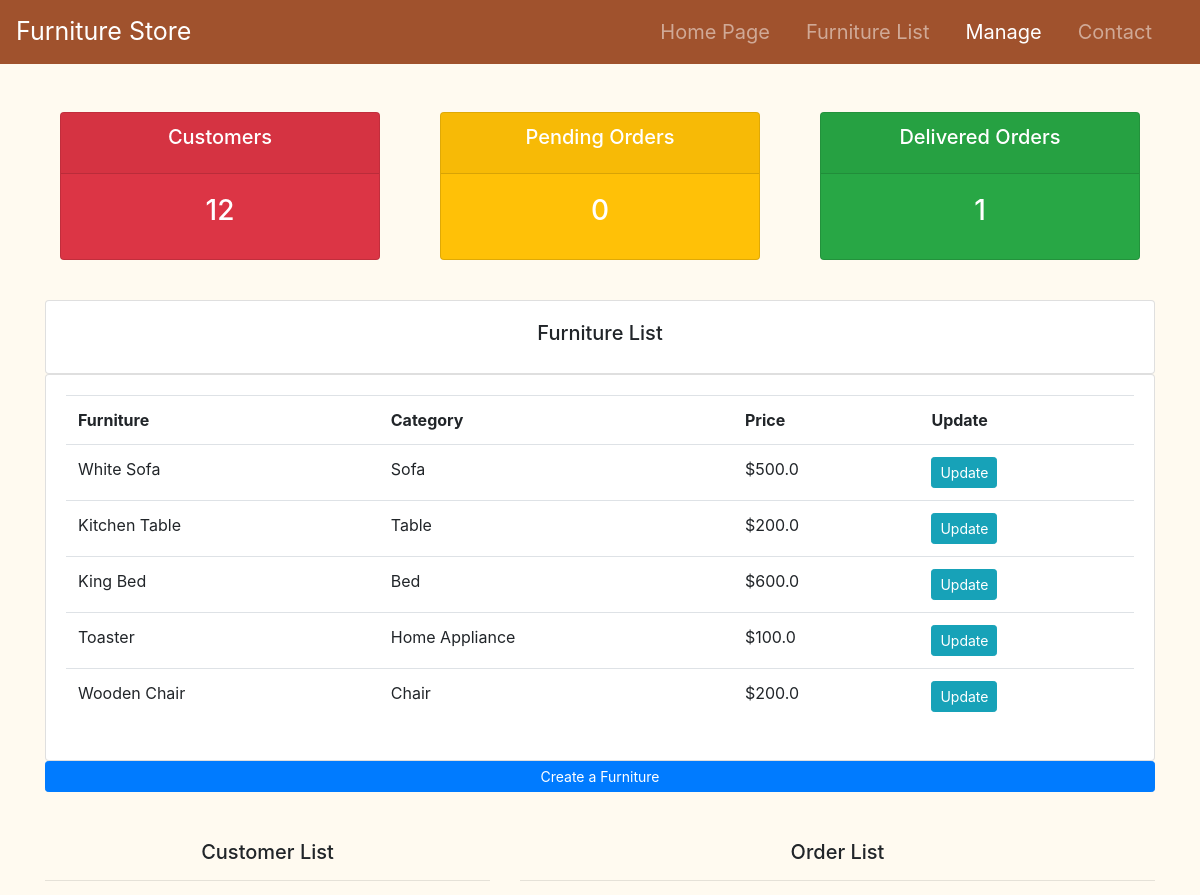
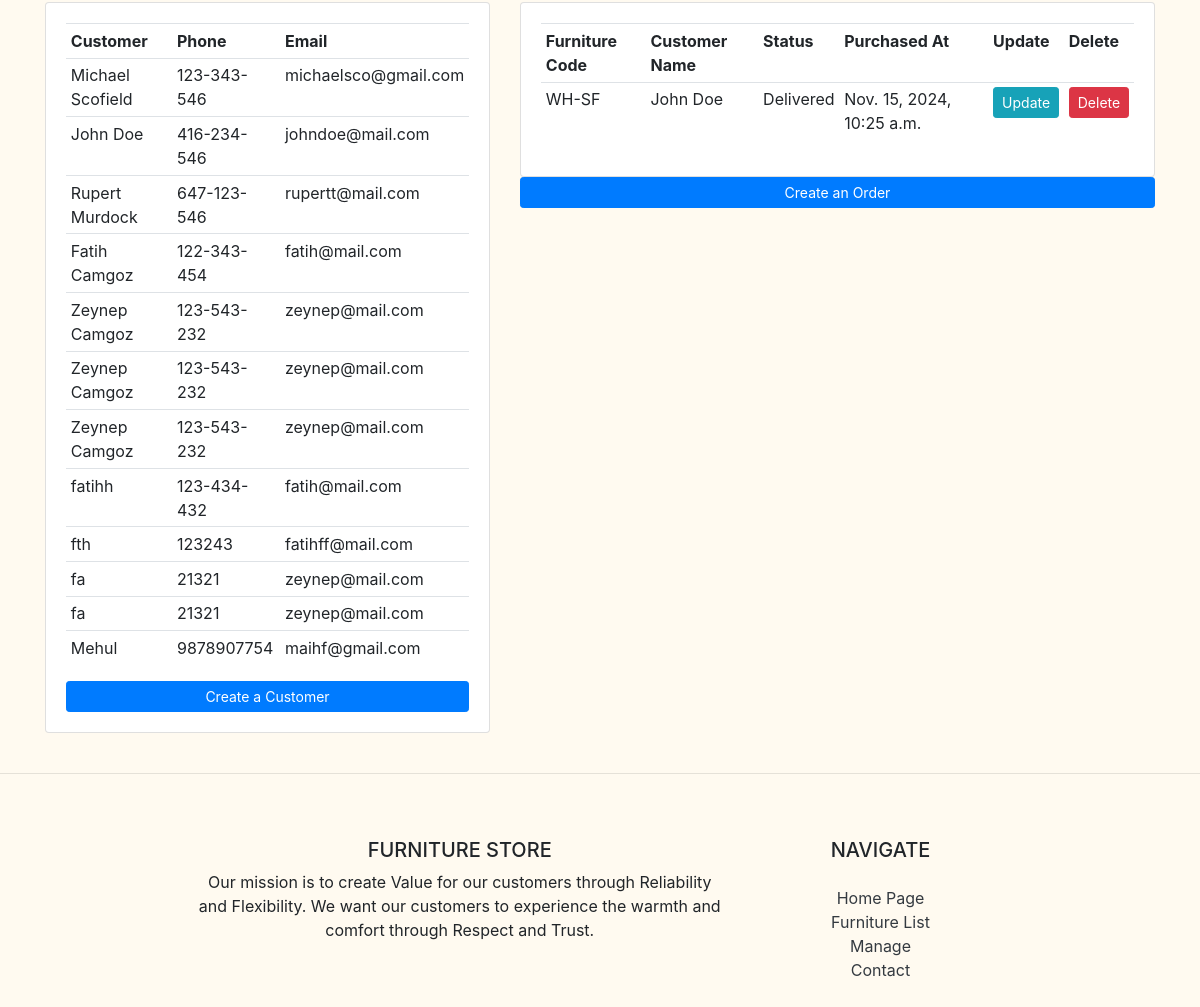
Screenshot of /manage/ with the database file from the repository (2 pictures, top to bottom).
### store/models.py (models this page shows, shortened)
class Furniture(models.Model):
    CATEGORIES = (
        ('Sofa', 'Sofa'),
        ('Chair', 'Chair'),
        ('Table', 'Table'),
        ('Bed', 'Bed'),
        ('Home Appliance', 'Home Appliance')
    )
    IMAGES = (
        ('white-sofa.jpg', 'white-sofa.jpg'),
        ('kitchen-table.jpg', 'kitchen-table.jpg'),
        ('king-bed.jpg', 'king-bed.jpg'),
        ('toaster.jpg', 'toaster.jpg'),
        ('wooden-chair.jpg', 'wooden-chair.jpg')
    )
    name = models.CharField(max_length=255, null=True)
    code = models.CharField(max_length=100, null=True)
    category = models.CharField(max_length=200, null=True, choices=CATEGORIES)
    description = models.CharField(max_length=255, null=True)
    price = models.FloatField(null=True)
    image = models.ImageField(upload_to='images/', null=True)

class Customer(models.Model):
    name = models.CharField(max_length=255, null=True)
    phone = models.CharField(max_length=20, null=True)
    email = models.CharField(max_length=255, null=True)

class Order(models.Model):
    STATUS = (
        ('Pending', 'Pending'),
        ('Delivered', 'Delivered')
    )
    customer = models.ForeignKey(Customer, null=True, on_delete=models.SET_NULL)
    furniture = models.ForeignKey(Furniture, null=True, on_delete=models.SET_NULL)
    soldBy = models.DateTimeField(auto_now_add=True, null=True)
    status = models.CharField(max_length=255, null=True, choices=STATUS)

### store/views.py (the view)
# urls.py: path('manage/', views.manage, name='manage'),
def manage(request):
    furniture = Furniture.objects.all()
    customers = Customer.objects.all()
    orders = Order.objects.all()
    delivered = orders.filter(status='Delivered').count()
    pending = orders.filter(status='Pending').count()
    context = {
        'furniture':furniture, 'customers':customers, 'orders': orders,
        'delivered':delivered, 'pending':pending
    }
    return render(request, 'store/manage.html', context)

### store/templates/store/manage.html
{% extends 'store/main.html' %}
{% block content %}
    <br>
<div class="container">
    {% include 'store/orders.html' %}
</div>
    <br>
    <div class="container">
        <div class="row">
            <div class="col-md">
                <div class="card card-body">
                    <h5 class="text-center">Furniture List</h5>
                </div>
                <div class="card card-body">
                    <table class="table">
                        <tr>
                            <th>Furniture</th>
                            <th>Category</th>
                            <th>Price</th>
                            <th>Update</th>
                        </tr>
                        {% for furni in furniture %}
                        <tr>
                            <td>{{ furni.name }}</td>
                            <td>{{ furni.category }}</td>
                            <td>${{ furni.price }}</td>
                            <td><a class="btn btn-sm btn-info" href="{% url 'update_furniture' furni.name %}">Update</a></td>
                        </tr>
                        {% endfor %}
                    </table>
                </div>
            </div>
        </div>
            <a class="btn btn-primary btn-sm btn-block" href="{% url 'create_furniture' %}">Create a Furniture</a>
        <br>
        <br>
        <div class="row">
            <div class="col-md-5">
                <h5 class="text-center">Customer List</h5>
                <hr>
                <div class="card card-body">
                    <table class="table table-sm">
                        <tr>
                            <th>Customer</th>
                            <th>Phone</th>
                            <th>Email</th>
                        </tr>
                        {% for customer in customers %}
                            <tr>
                                <td>{{ customer.name}}</td>
                                <td>{{ customer.phone }}</td>
                                <td>{{ customer.email }}</td>
                            </tr>
                        {% endfor %}
                    </table>
                    <a class="btn btn-primary btn-sm btn-block" href="{% url 'create_customer' %}">Create a Customer</a>
                </div>
            </div>
            <div class="col-md-7">
                <h5 class="text-center">Order List</h5>
                <hr>
                <div class="card card-body">
                    <table class="table table-sm">
                        <tr>
                            <th>Furniture Code</th>
                            <th>Customer Name</th>
                            <th>Status</th>
                            <th>Purchased At</th>
                            <th>Update</th>
                            <th>Delete</th>
                        </tr>
                        {% for order in orders %}
                            <tr>
                                <td>{{ order.furniture.code }}</td>
                                <td>{{ order.customer.name }}</td>
                                <td>{{ order.status }}</td>
                                <td>{{ order.soldBy }}</td>
                                <td><a class="btn btn-sm btn-info" href="{% url 'update_order' order.id %}">Update</a></td>
                                <td><a class="btn btn-sm btn-danger" href="{% url 'delete_order' order.id %}">Delete</a></td>
                            </tr>
                        {% endfor %}
                    </table>
                </div>
                <a class="btn btn-primary btn-sm btn-block" href="{% url 'create_order'%}">Create an Order</a>
            </div>
        </div>
    </div>
{% endblock %}

### store/templates/store/main.html (shortened to what this page needs)
{% load static %}
<!DOCTYPE html>
<html>
<head>
    <link rel="stylesheet" href="https://stackpath.bootstrapcdn.com/bootstrap/4.5.2/css/bootstrap.min.css">
    <link rel="stylesheet" href="https://cdnjs.cloudflare.com/ajax/libs/font-awesome/4.7.0/css/font-awesome.min.css">
    <link rel="stylesheet" type="text/css" href="{% static 'css/main.css' %}">
</head>
<body>
    {% include 'store/navbar.html' %}
    {% block content %}
    {% endblock %}
    {% include 'store/footer.html' %}
</body>
</html>

### store/templates/store/navbar.html (shortened to what this page needs)
<nav id="navactive" class="navbar navbar-expand-lg navbar-dark sticky-top">
    <a class="navbar-brand" href="{% url 'home' %}">Furniture Store</a>
  <div class="collapse navbar-collapse d-flex justify-content-end mr-4" id="navbarNav">
    <ul class="navbar-nav">
        <li class="nav-item">
            <a class="nav-link" href="{% url 'home' %}">Home Page</a>
        </li>
        <li class="nav-item">
            <a class="nav-link" href="{% url 'furniture' %}">Furniture List</a>
        </li>
        <li class="nav-item">
            <a class="nav-link" href="{% url 'manage' %}">Manage</a>
        </li>
        <li class="nav-item">
            <a class="nav-link " href="{% url 'contact' %}">Contact</a>
        </li>
    </ul>
  </div>
</nav>

### store/templates/store/orders.html
    <br>
    <div class="row">
        <div class="col">
            <div class="col-md">
                <div class="card text-center text-white mb-3 bg-danger" id="customers">
                    <div class="card-header">
                        <h5 class="card-title">Customers</h5>
                    </div>
                    <div class="card-body">
                        <h3 class="card-title">{{ customers.count }}</h3>
                    </div>
                </div>
            </div>
        </div>
        <div class="col">
            <div class="col-md">
                <div class="card text-center text-white mb-3 bg-warning" id="customers">
                    <div class="card-header">
                        <h5 class="card-title">Pending Orders</h5>
                    </div>
                    <div class="card-body">
                        <h3 class="card-title">{{ pending }}</h3>
                    </div>
                </div>
            </div>
        </div>
        <div class="col">
            <div class="col-md">
                <div class="card text-center text-white mb-3 bg-success" id="delivered">
                    <div class="card-header">
                        <h5 class="card-title">Delivered Orders</h5>
                    </div>
                    <div class="card-body">
                        <h3 class="card-title">{{ delivered }}</h3>
                    </div>
                </div>
            </div>
        </div>
    </div>

### store/templates/store/footer.html (shortened to what this page needs)
<br><hr><br>
<footer class="text-center text-lg-start">
  <div class="container p-4">
    <div class="row d-flex justify-content-center">
      <div class="col-lg-6 col-md-12 mb-4 mb-md-0">
        <h5 class="text-uppercase">Furniture Store</h5>
        <p>
            Our mission is to create Value for our customers through Reliability and Flexibility.
            We want our customers to experience the warmth and comfort through Respect and Trust.
        </p>
      </div>
      <div class="col-lg-3 col-md-6 mb-4 mb-md-0">
        <h5 class="text-uppercase mb-4">Navigate</h5>
        <ul class="list-unstyled">
          <li>
            <a href="{% url 'home' %}" class="text-dark">Home Page</a>
          </li>
          <li>
            <a href="{% url 'furniture' %}" class="text-dark">Furniture List</a>
          </li>
          <li>
            <a href="{% url 'manage' %}" class="text-dark">Manage</a>
          </li>
          <li>
            <a href="{% url 'contact' %}" class="text-dark">Contact</a>
          </li>
        </ul>
      </div>
    </div>
  </div>
</footer>

### static/css/main.css (style rules this page uses)
body { background-color: floralwhite; }
.navbar, #footer-bottom { background-color: sienna; }
.navbar-brand { font-size: 25px; }
.nav-item { margin-left:20px; }
.nav-link { font-size: 20px; }
#customers { background-color: #4cb4c7; }
#delivered { background-color: green; }

### rows the page displays
Furniture: name "White Sofa", category "Sofa", price "500.0"
Furniture: name "Kitchen Table", category "Table", price "200.0"
Furniture: name "King Bed", category "Bed", price "600.0"
Furniture: name "Toaster", category "Home Appliance", price "100.0"
Furniture: name "Wooden Chair", category "Chair", price "200.0"
Customer: name "Michael Scofield", phone "123-343-546", email "michaelsco@gmail.com"
Customer: name "John Doe", phone "416-234-546", email "johndoe@mail.com"
Customer: name "Rupert Murdock", phone "647-123-546", email "rupertt@mail.com"
Customer: name "Fatih Camgoz", phone "122-343-454", email "fatih@mail.com"
Customer: name "Zeynep Camgoz", phone "123-543-232", email "zeynep@mail.com"
Customer: name "Zeynep Camgoz", phone "123-543-232", email "zeynep@mail.com"
Customer: name "Zeynep Camgoz", phone "123-543-232", email "zeynep@mail.com"
Customer: name "fatihh", phone "123-434-432", email "fatih@mail.com"
Customer: name "fth", phone "123243", email "fatihff@mail.com"
Customer: name "fa", phone "21321", email "zeynep@mail.com"
Customer: name "fa", phone "21321", email "zeynep@mail.com"
Customer: name "Mehul", phone "9878907754", email "maihf@gmail.com"
Order: furniture.code "WH-SF", customer.name "John Doe", status "Delivered", soldBy "Nov. 15, 2024, 10:25 a.m."

### other values shown
{{ customers.count }} "12"
{{ pending }} "0"
{{ delivered }} "1"
